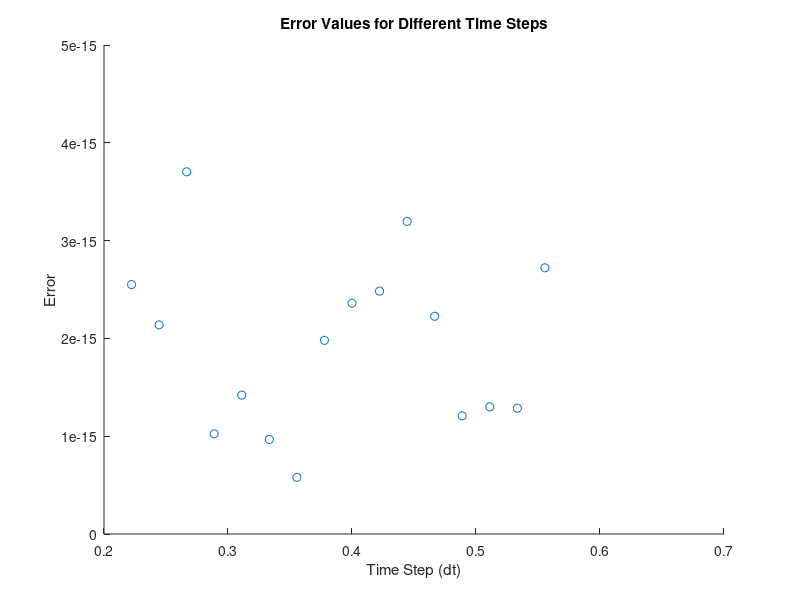

Here is the MATLAB script that generated this plot:
%%%%%% Euler Method and Analytical Solution Ray Tracing %%%%%%

clear
close all

%%%%%%%% Create Velocity and Slowness Models %%%%%%%%

v0 = 0.5;
vf = 5;
dv = .01; 
nv = floor((vf - v0)/dv);

s0_2 = 1/v0^2;
sf_2 = 1/vf^2;

gradSlo2 = (sf_2 - s0_2) / nv;

nx = nv; 
nz = nv;
vals = [1:nv];
            


t0 = 0; 
tf = 100:10:250;
nt = nv; 
slope = 1:numel(tf);
d_t = 1:numel(tf);
error = 1:numel(tf); 
xPos0 = 0; 
zPos0 = 0; 

xPos = vals;
zPos = vals;
xDir = vals;
zDir = vals;
tVec = vals;

xPos(1) = xPos0;
zPos(1) = zPos0;

alpha=30; 

gVx = 0;
gVz = gradSlo2; 
xDir0 = sind(alpha); 
zDir0 = cosd(alpha); 
xDir(1) = xDir0; 
zDir(1) = zDir0; 

%%%%%%% Analytical Solution Parameters

xPlt = [1:nx];
zPlt = [1:nz];

for itf=1:numel(tf)
    dt = (tf(itf) - t0)/nt;
    d_t(itf) = dt; 
    %%%%%%%% Euler's Method Implementation %%%%%%%%%
    for ix=1:nx-1
        xPos(ix+1) = xPos(ix) + xDir(ix)*dt + gVx * dt*dt * 0.5;
        xDir(ix+1) = xDir(ix) + gVx * dt;                          %% since gVx is constant only need gVx not 2*gVx/2 
   
        zPos(ix+1) = zPos(ix) + zDir(ix)*dt + gVz * dt*dt * 0.5;
        zDir(ix+1) = zDir(ix) + gVz * dt; 
       
        if zPos(ix+1) < 0
            zPos(ix+1) = 0; 
        end
       
    end


    %%%%%%%%%%% Analytical Solution %%%%%%%%%%%%%%
    for it=1:nt               % fill tVec with times
        tVec(it) = t0 + (it-1) * dt;
    end
    for it=1:nt
        t = tVec(it);
        xPos_ = xPos0 + xDir0*t + gVx * t*t * 0.5;
        zPos_ = zPos0 + zDir0*t + gVz * t*t * 0.5;

        if zPos_ < 0
            zPos_ = 0;
        end

        xPlt(it) = xPos_; 
        zPlt(it) = zPos_; 
    end
    diffX = xPos-xPlt; 
    diffZ = zPos-zPlt; 
    magDiff = sqrt(diffX.^2 + diffZ.^2);
    maxmD = max(magDiff);
    slope(itf) = maxmD/find(magDiff==maxmD,1);
    
end
scatter(d_t,slope)
title('Error Values for Different Time Steps')
xlabel('Time Step (dt)')
ylabel('Error')
hold off